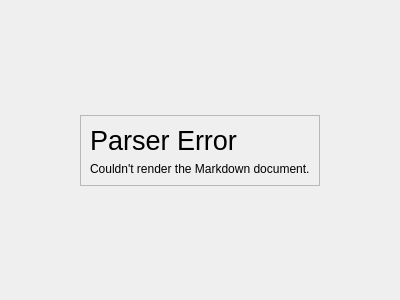
<?xml version="1.0" encoding="UTF-8"?>
<ui version="4.0">
 <class>MdPreviewPane</class>
 <widget class="QWidget" name="MdPreviewPane">
  <property name="geometry">
   <rect>
    <x>0</x>
    <y>0</y>
    <width>400</width>
    <height>300</height>
   </rect>
  </property>
  <property name="windowTitle">
   <string>Markdown Previewer</string>
  </property>
  <layout class="QVBoxLayout" name="verticalLayout">
   <property name="spacing">
    <number>0</number>
   </property>
   <property name="leftMargin">
    <number>0</number>
   </property>
   <property name="topMargin">
    <number>0</number>
   </property>
   <property name="rightMargin">
    <number>0</number>
   </property>
   <property name="bottomMargin">
    <number>0</number>
   </property>
   <item>
    <widget class="QStackedWidget" name="stackedWidget">
     <widget class="QWidget" name="errorPage">
      <layout class="QGridLayout" name="gridLayout">
       <item row="0" column="1">
        <spacer name="verticalSpacer_2">
         <property name="orientation">
          <enum>Qt::Vertical</enum>
         </property>
         <property name="sizeHint" stdset="0">
          <size>
           <width>20</width>
           <height>99</height>
          </size>
         </property>
        </spacer>
       </item>
       <item row="1" column="0">
        <spacer name="horizontalSpacer">
         <property name="orientation">
          <enum>Qt::Horizontal</enum>
         </property>
         <property name="sizeHint" stdset="0">
          <size>
           <width>46</width>
           <height>20</height>
          </size>
         </property>
        </spacer>
       </item>
       <item row="1" column="1">
        <widget class="QFrame" name="frame">
         <property name="frameShape">
          <enum>QFrame::StyledPanel</enum>
         </property>
         <property name="frameShadow">
          <enum>QFrame::Raised</enum>
         </property>
         <layout class="QVBoxLayout" name="verticalLayout_2">
          <item>
           <widget class="QLabel" name="label">
            <property name="font">
             <font>
              <pointsize>20</pointsize>
             </font>
            </property>
            <property name="text">
             <string>Parser Error</string>
            </property>
           </widget>
          </item>
          <item>
           <widget class="QLabel" name="label_2">
            <property name="text">
             <string>Couldn't render the Markdown document.</string>
            </property>
           </widget>
          </item>
         </layout>
        </widget>
       </item>
       <item row="1" column="2">
        <spacer name="horizontalSpacer_2">
         <property name="orientation">
          <enum>Qt::Horizontal</enum>
         </property>
         <property name="sizeHint" stdset="0">
          <size>
           <width>46</width>
           <height>20</height>
          </size>
         </property>
        </spacer>
       </item>
       <item row="2" column="1">
        <spacer name="verticalSpacer">
         <property name="orientation">
          <enum>Qt::Vertical</enum>
         </property>
         <property name="sizeHint" stdset="0">
          <size>
           <width>20</width>
           <height>99</height>
          </size>
         </property>
        </spacer>
       </item>
      </layout>
     </widget>
    </widget>
   </item>
  </layout>
 </widget>
 <resources/>
 <connections/>
</ui>
